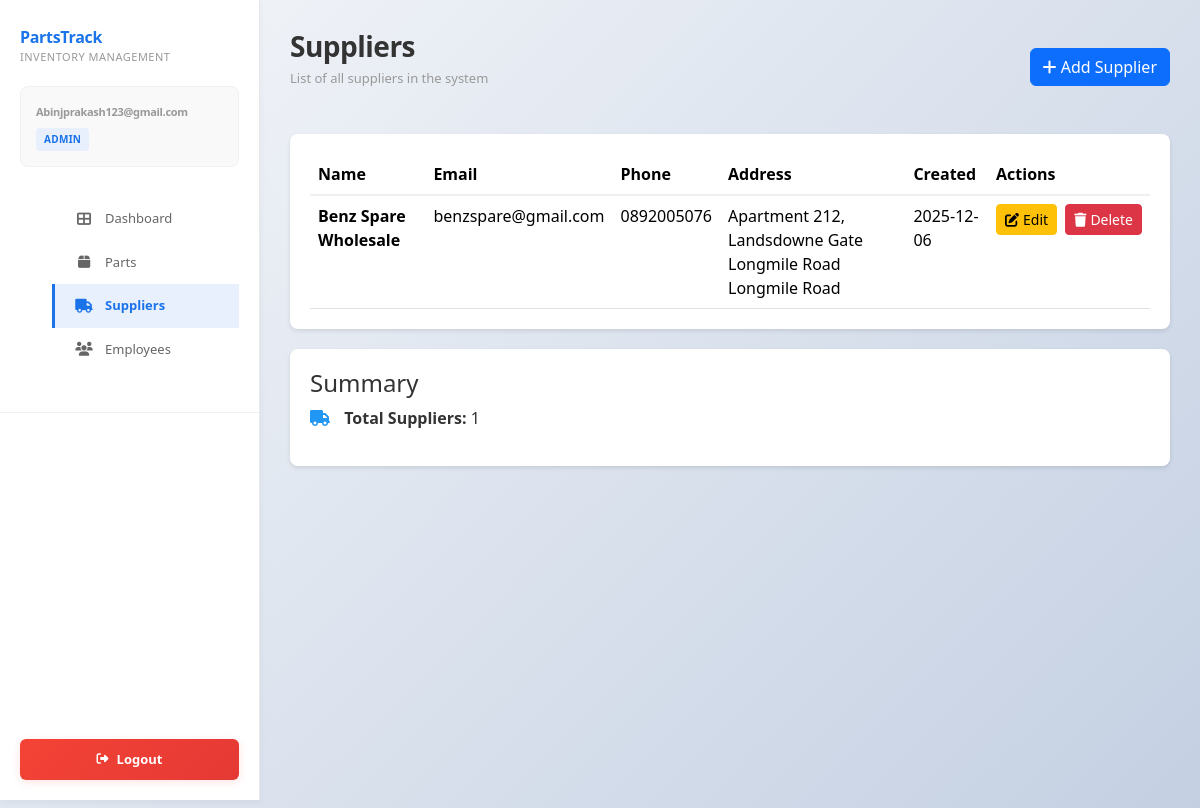
Page /sales/ (signed in) on the earlier database version.
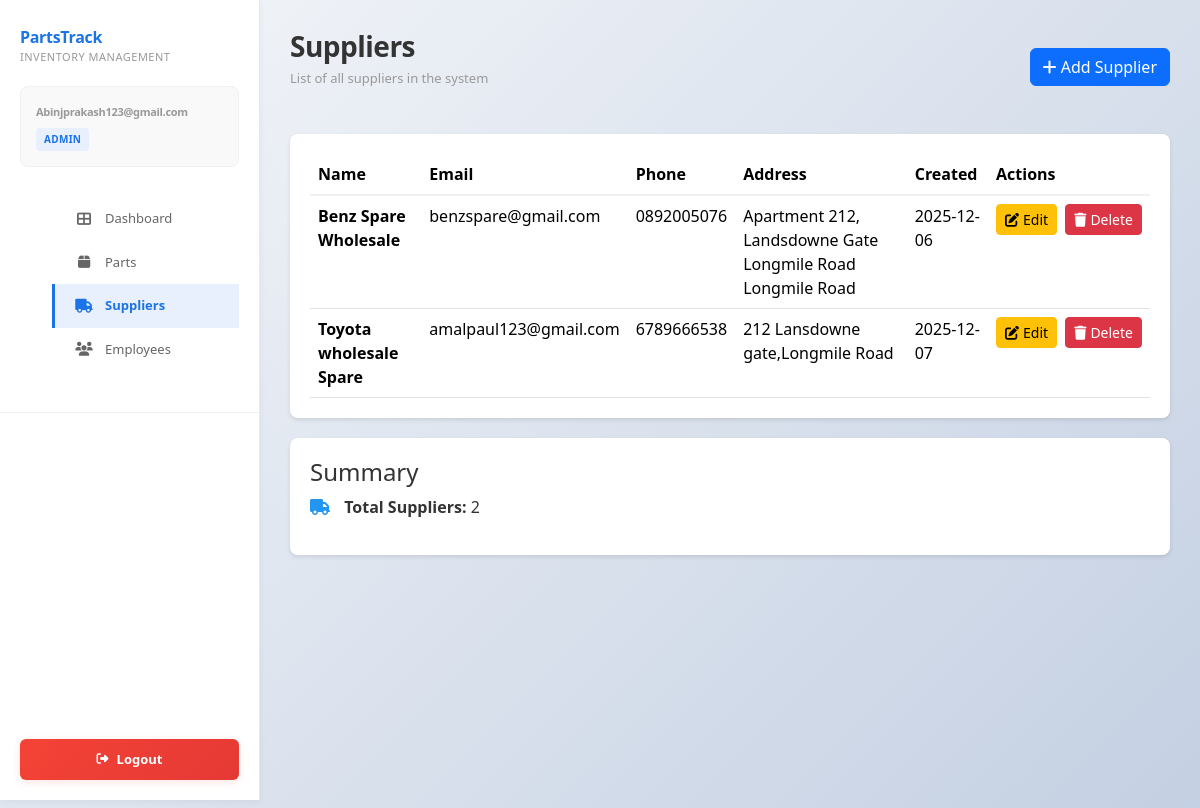
Same page on the later database version.
### inventory/models.py (models this page shows, shortened)
class Supplier(models.Model):
    name = models.CharField(max_length=200)
    email = models.EmailField(blank=True)
    phone = models.CharField(max_length=20, blank=True)
    address = models.TextField(blank=True)
    created_at = models.DateTimeField(auto_now_add=True)

### inventory/views.py (the view)
# urls.py: path("sales/", views.sales_list, name="sales_list"),
@login_required(login_url="login")
@require_GET
def sales_list(request):
    if not (request.user.is_staff or request.user.is_superuser):
        return redirect("employee_dashboard")
    suppliers = Supplier.objects.all().order_by("name")
    total_suppliers = suppliers.count()
    context = {
        "suppliers": suppliers,
        "user_role": "admin",
        "total_suppliers": total_suppliers,
    }
    return render(request, "inventory/sales_list.html", context)

### inventory/templates/inventory/sales_list.html (shortened to what the changed rows need)
<!DOCTYPE html>
<html lang="en">
<head>
    {% load static %}
    <link rel="stylesheet" href="https://cdn.jsdelivr.net/npm/bootstrap@5.3.2/dist/css/bootstrap.min.css">
    <link rel="stylesheet" href="https://cdnjs.cloudflare.com/ajax/libs/font-awesome/6.4.0/css/all.min.css">
    <link rel="stylesheet" href="{% static 'css/dashboard.css' %}">
</head>
<body>
<div class="main-container">
    <main class="main-content">
        <div class="page-header d-flex justify-content-between align-items-center">
            <div>
                <h1 class="page-title">Suppliers</h1>
            </div>
        </div>
        <div class="table-responsive" style="background:white;border-radius:8px;padding:20px;box-shadow:0 2px 4px rgba(0,0,0,.1);">
            <table class="table table-hover mb-0">
                <thead>
                    <tr style="border-bottom:2px solid #f0f0f0;">
                        <th>Name</th>
                        <th>Email</th>
                        <th>Phone</th>
                        <th>Address</th>
                        <th>Created</th>
                        <th>Actions</th>
                    </tr>
                </thead>
                <tbody>
                    {% if suppliers %}
                        {% for supplier in suppliers %}
                        <tr>
                            <td><strong>{{ supplier.name }}</strong></td>
                            <td>{{ supplier.email|default:"—" }}</td>
                            <td>{{ supplier.phone|default:"—" }}</td>
                            <td>{{ supplier.address|default:"—" }}</td>
                            <td>{{ supplier.created_at|date:"Y-m-d" }}</td>
                            <td>
                                <div class="d-flex gap-2">
                                    <a href="{% url 'edit_supplier' supplier.id %}"
                                       class="btn btn-sm btn-warning d-inline-flex align-items-center">
                                        <i class="fas fa-edit me-1"></i> Edit
                                    </a>
                                    <a href="{% url 'delete_supplier' supplier.id %}"
                                       class="btn btn-sm btn-danger d-inline-flex align-items-center">
                                        <i class="fas fa-trash me-1"></i> Delete
                                    </a>
                                </div>
                            </td>
                        </tr>
                        {% endfor %}
                    {% endif %}
                </tbody>
            </table>
        </div>
        <div style="margin-top:20px;background:white;padding:20px;border-radius:8px;box-shadow:0 2px 4px rgba(0,0,0,.1);">
            <h4>Summary</h4>
            <p>
                <i class="fas fa-truck" style="color:#2196f3;margin-right:10px;"></i>
                <strong>Total Suppliers:</strong> {{ total_suppliers }}
            </p>
        </div>
    </main>
</div>
</body>
</html>

Differences in the rows shown:
added Supplier: name "Toyota wholesale Spare", email "amalpaul123@gmail.com", phone "6789666538", address "212 Lansdowne gate,Longmile Road", created_at "2025-12-07"
Other differences:
{{ total_suppliers }}: "1" → "2"
